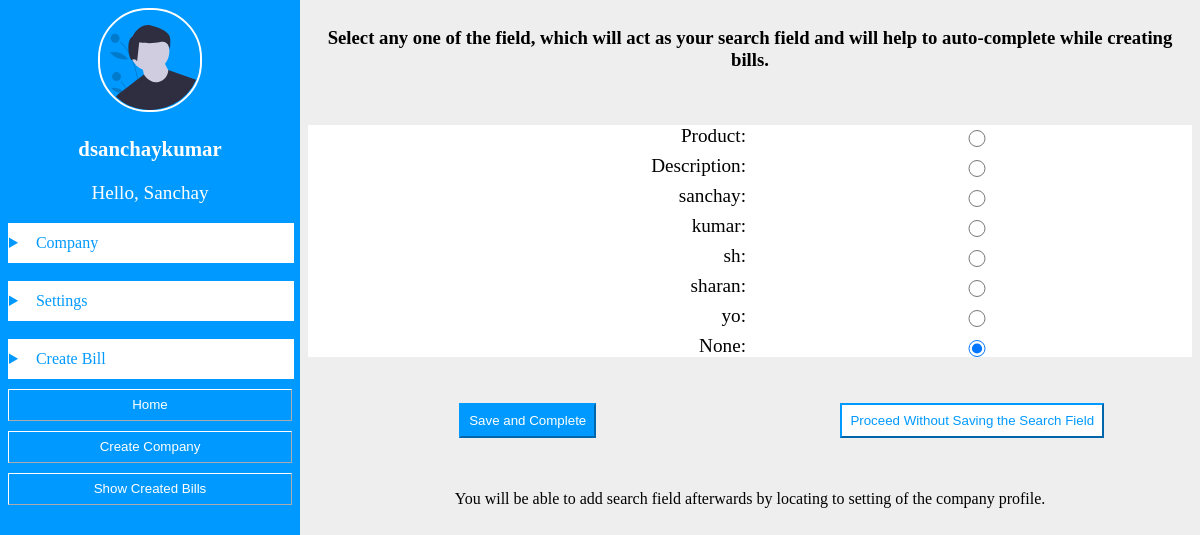
Page /settings/company/4/sanchay/search_field/ (signed in) on the committed database.
### authentication/models.py (models this page shows, shortened)
class UserModel(AbstractBaseUser):
    email = models.EmailField(verbose_name='email', unique=True)
    username = models.SlugField(max_length=25, unique=True)
    first_name = models.CharField(max_length=25, blank=False, null=False)
    last_name = models.CharField(max_length=25, blank=True, null=True)
    city = models.CharField(max_length=30, blank=False, null=False)
    state = models.CharField(max_length=30, blank=False, null=False)
    avatar = models.ImageField(verbose_name='avatar', upload_to='profile/pic/', blank=False, null=False)
    date_joined = models.DateTimeField(auto_now_add=True)
    active = models.BooleanField(default=False)
    is_superuser = models.BooleanField(default=False)
    is_staff = models.BooleanField(default=False)
    objects = UserManager()
    USERNAME_FIELD = 'email'
    REQUIRED_FIELDS = ['first_name', 'city', 'state']
    def get_absolute_url(self):
        return reverse('authentication:profile_url')

### company/models.py (models this page shows)
class BillTitle(models.Model):
    company = models.ForeignKey(Company, on_delete=models.CASCADE, related_name='bill_company_title')
    title1 = models.CharField(max_length=10)
    title2 = models.CharField(max_length=10, blank=True, null=True)
    title3 = models.CharField(max_length=10, blank=True, null=True)
    title4 = models.CharField(max_length=10, blank=True, null=True)
    title5 = models.CharField(max_length=10, blank=True, null=True)
    created = models.DateTimeField(auto_now_add=True)
    active = models.BooleanField(default=True)
    class Meta:
        verbose_name = 'Bill Title'
        verbose_name_plural = 'Bill Titles'

### essentials/views.py (the view, shortened to what this page needs)
# urls.py: path('search_field/', CompanySearchField.as_view(), name='search_field_company'),
class CompanySearchField(LoginRequiredMixin, View):
    def get(self, request, pk, slug, *args, **kwargs):
        lst = []
        name = 'company::search_fields'
        key = '{}::{}'.format(slug, pk)
        search_field = 'None'
        single_company = get_object_or_404(Company, user=self.request.user, pk=pk, slug=slug)
        bill_title = BillTitle.objects.filter(company=single_company)
        company = Company.objects.filter(user=request.user, active=True)
        for bill in bill_title.iterator():
            if bill.title1:
                lst.append(bill.title1)
            if bill.title2:
                lst.append(bill.title2)
            if bill.title3:
                lst.append(bill.title3)
            if bill.title4:
                lst.append(bill.title4)
            if bill.title5:
                lst.append(bill.title5)
        lst.append('None')
        if r.hexists(name, key):
            search_field = r.hget(name, key)
            search_field = search_field.decode()
        return render(request, 'settings/company_search_field.html', {'list': lst, 'user': self.request.user,
                                                                      'search_field': search_field, 'company': company})

### company/models.py (called while the page is built)
    def get_absolute_url(self):
        return reverse('company:detail_company', args=[self.pk, self.slug])

### essentials/templates/settings/company_search_field.html (shortened to what this page needs)
{% extends 'base/base.html' %}
{% load static %}
{% block link %}<link rel="stylesheet" href="{% static 'css/base/base.css' %}"/>{% endblock link%}
{% block right %}
	<div class="search-field-msg">
		<h3>Select any one of the field, which will act as your search field and will help to auto-complete while creating bills.</h3>
	</div><br><br>
		<form action="." method="post">
			<div class="search-field-main">
                {% for l in list %}
					{% ifequal l search_field %}
						<label>{{ l }}: </label>
						<input type="radio" name="n" id="{{ l }}" value="{{ l }}" checked/>
					{% else %}
						<label>{{ l }}: </label>
						<input type="radio" name="n" id="{{ l }}" value="{{ l }}"/>
					{% endifequal %}
                {% endfor %}
			</div><br><br>
			<div class="search-field-btn-class">
				<div class="search-field-btn">
						<button class="search-field-button-submit" type="submit">Save and Complete</button>
				</div>
				<div class="search-field-btn">
						<button class="search-field-button-afterwards">Proceed Without Saving the Search Field</button>
				</div>
			</div>
		</form><br><br>
	<div class="search-field-msg">
		<p>You will be able to add search field afterwards by locating to setting of the company profile.</p>
	</div><br><br>
{% endblock right %}

### authentication/templates/base/base.html (shortened to what this page needs)
{% load static %}
<!DOCTYPE html>
<html>
	<head>
	</head>
	{% block link %}{% endblock link %}
	<body>
		<div class="split" id="split">
			<div class="left">
				<div class="profile-pic">
		<p class="username">{{ user.username }}</p>
		<p class="full-name">Hello, {{ user.first_name }}</p>
		<div class="company-list">
			<details>
				<summary><span class="detail-summary">Company</span></summary>
			</details>
		</div><br>
		<div class="company-list">
			<details>
				<summary><span class="detail-summary">Settings</span></summary>
			</details>
		</div><br>
		<div class="company-list">
			<details>
				<summary><span class="detail-summary">Create Bill</span></summary>
			</details>
		</div>
		<a href="{{ user.get_absolute_url }}"><button class="bill-btn">Home</button></a>
		<a href="{% url 'company:create_company' %}"><button class="bill-btn">Create Company</button></a>
		<button class="bill-btn">Show Created Bills</button>
		</div>
			</div>
			<div class="right" id="right">
				{% block right %}
                {% endblock right %}
			</div>
		</div>
	</body>
</html>

### authentication/static/css/base/base.css (style rules this page uses)
body { margin:0; }
.split { display:grid; grid-template-rows:auto auto; height:100%; }
.left { background:#0099ff; padding:8px; }
.right { background:#eee; overflow-y: none; padding:8px; }
.profile-pic { width:100%; height:100%; text-align:center; }
.profile-img { width:100px; height:100px; border-radius:50px; border-color:#fff; border-width:2px; border-style:solid; }
.username { font-size:1.3em; color:#fff; font-weight:900; }
.full-name { color:#fff; font-size:1.2em; }
.company-list { width:100%; border-style:solid; border-width:1px; border-color:#fff; text-align:left; padding-top:10px; padding-bottom:10px; background:#fff; }
details { user-select:none; }
.detail-summary { color:#0099ff; padding-left:10px; }
summary { width:100%; }
summary::marker { color:#0099ff; }
.bill-btn { width:100%; height:2rem; background:#0099ff; border-width:1px; border-color:#fff; margin-top:10px; color:#fff; }
.search-field-main { display:grid; grid-template-columns:repeat(2, 1fr); grid-gap:8px; background:#fff; }
.search-field-main label { text-align:right; font-size:1.2em; }
.search-field-main input[type=radio] { margin-left:15px; padding:2px; margin-top:5px; }
.search-field-btn-class { display:grid; grid-template-columns:repeat(auto-fit, minmax(20rem, 1fr)); grid-gap:5px; }
.search-field-button-submit { background:#0099ff; color:#fff; padding:8px; border-color:#0099ff; }
.search-field-button-afterwards { background:#fff; color:#0099ff; padding:8px; border-color:#0099ff; }
.search-field-btn { text-align:center; margin-top:10px; }
.search-field-msg { text-align:center; }
input { width:95%; line-height:2.2em; border-radius:5px; border-width:0; background:#eee; padding:5px; }
@media screen and (min-width:800px) { .split { display:grid; grid-template-rows:none; grid-template-columns:1fr 3fr; position:fixed; width:100%; height:100%; } }
@media screen and (min-width:800px) { .left { height:100%; } }
@media screen and (min-width:800px) { .right { overflow-y: auto; } }

### rows in the picture
UserModel: username "dsanchaykumar", first_name "Sanchay"
BillTitle: list "Product" "Description" "sanchay" "kumar" "sh"
BillTitle: list "sharan" "yo"

### other values in the picture
{{ l }} "None"
